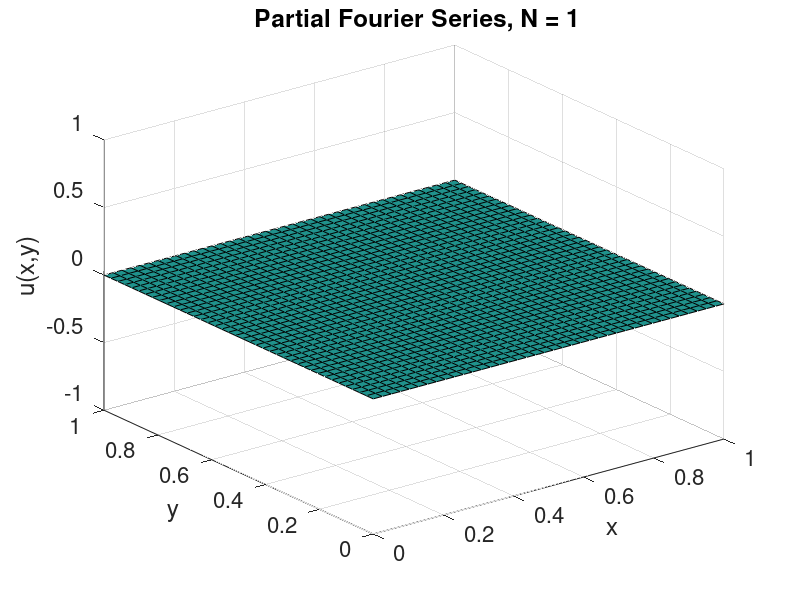
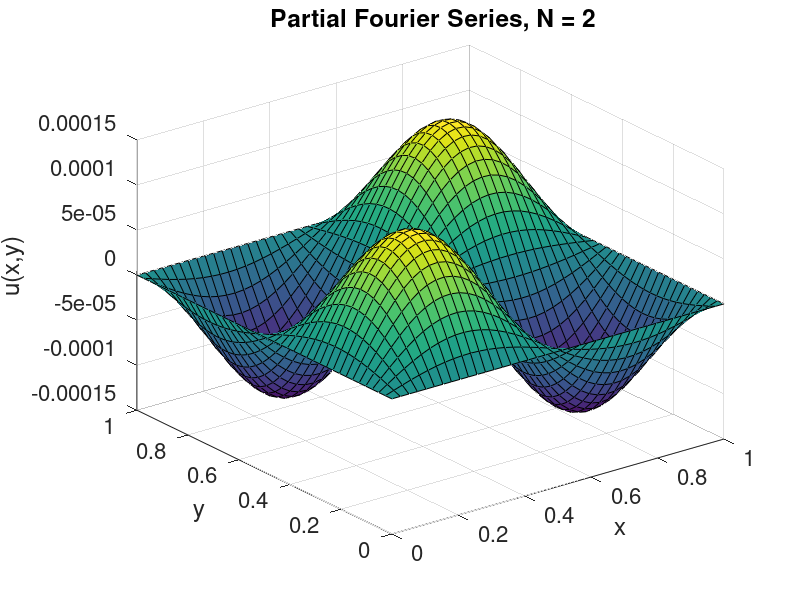
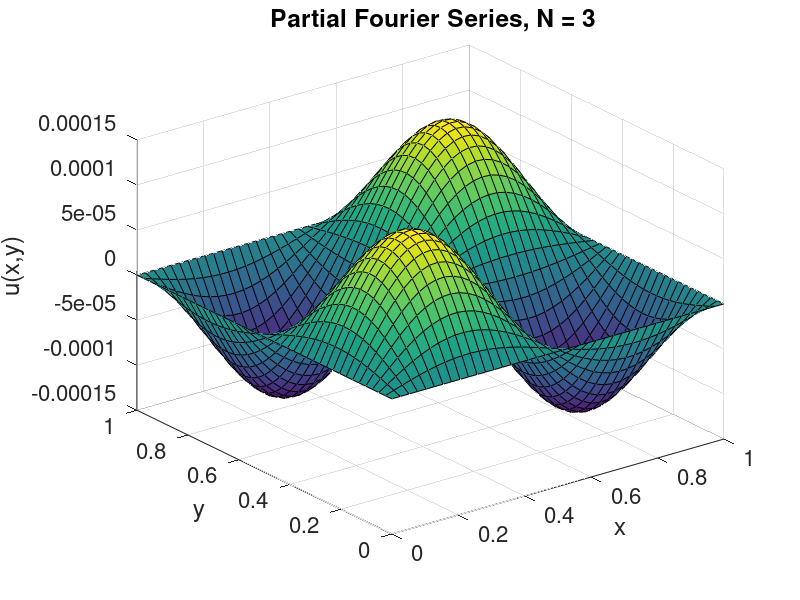
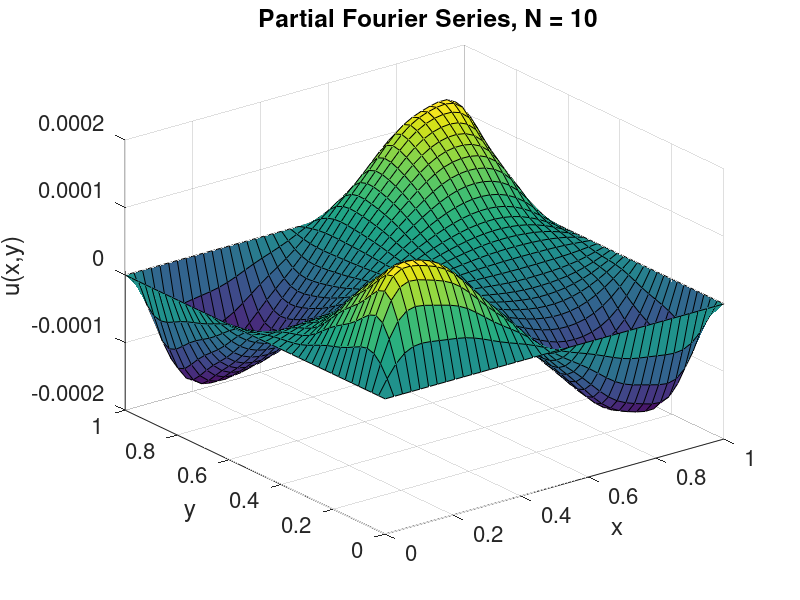

Reproduce these figures in MATLAB, in order.
 npts = 40;
 x = linspace(0,1,npts); y = linspace(0,1,npts);
 [X,Y] = meshgrid(x,y);
 for n=1:15
    figure(1), clf
    U = zeros(npts,npts);
    for j=1:n
       for k=1:n
          cjk = (2*(-1+(-1)^j)*(-1+(-1)^k))/(j*k*pi^2);
          cjk = (-1)^j*((-1)^k-1)*(k^2*pi^2-8)/(2*j*k^3*pi^4);
          cjk = -(-1)^j*((-1)^k-1)*(3*k^2*pi^2-32)/(8*j*k^3*pi^4);
          cjk = (1+(-1)^j)*(1+(-1)^k)*(k^2*pi^2-24)/(8*j*k^3*pi^4); %  (x-1/2)^3 (y-1/2)
          lamjk = pi^2*(j^2+k^2);
          psijk = 2*sin(j*pi*X).*sin(k*pi*Y);
          U = U + (cjk/lamjk)*psijk;
       end
    end
    surf(X,Y,U), drawnow
    set(gca,'fontsize',16)
    xlabel('x')
    ylabel('y')
    zlabel('u(x,y)')
    title(sprintf(' Partial Fourier Series, N = %d', n))
    if ismember(n,[1 2 3 10]), 
       eval(sprintf('print -depsc2 twoD2%d', n))
    end
    pause
 end
